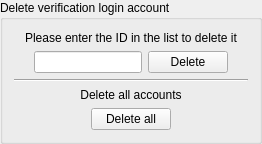
        <widget class="QGroupBox" name="groupBox_delete">
         <property name="title">
          <string>Delete verification login account</string>
         </property>
         <layout class="QHBoxLayout" name="horizontalLayout_13">
          <item>
           <layout class="QVBoxLayout" name="verticalLayout_9">
            <item>
             <layout class="QVBoxLayout" name="verticalLayout_3">
              <item>
               <widget class="QLabel" name="label_8">
                <property name="text">
                 <string>&lt;html&gt;&lt;head/&gt;&lt;body&gt;&lt;p align=&quot;center&quot;&gt;Please enter the ID in the list to delete it&lt;/p&gt;&lt;/body&gt;&lt;/html&gt;</string>
                </property>
               </widget>
              </item>
              <item>
               <layout class="QHBoxLayout" name="horizontalLayout_2">
                <property name="leftMargin">
                 <number>20</number>
                </property>
                <property name="rightMargin">
                 <number>20</number>
                </property>
                <item>
                 <widget class="QLineEdit" name="id_edit">
                  <property name="sizePolicy">
                   <sizepolicy hsizetype="Preferred" vsizetype="Fixed">
                    <horstretch>0</horstretch>
                    <verstretch>0</verstretch>
                   </sizepolicy>
                  </property>
                 </widget>
                </item>
                <item>
                 <widget class="QPushButton" name="delete_button">
                  <property name="sizePolicy">
                   <sizepolicy hsizetype="Fixed" vsizetype="Fixed">
                    <horstretch>0</horstretch>
                    <verstretch>0</verstretch>
                   </sizepolicy>
                  </property>
                  <property name="text">
                   <string>Delete</string>
                  </property>
                 </widget>
                </item>
               </layout>
              </item>
             </layout>
            </item>
            <item>
             <layout class="QVBoxLayout" name="verticalLayout_4">
              <item>
               <widget class="Line" name="line_4">
                <property name="orientation">
                 <enum>Qt::Horizontal</enum>
                </property>
               </widget>
              </item>
              <item>
               <widget class="QLabel" name="label_7">
                <property name="text">
                 <string>&lt;html&gt;&lt;head/&gt;&lt;body&gt;&lt;p align=&quot;center&quot;&gt;Delete all accounts&lt;/p&gt;&lt;/body&gt;&lt;/html&gt;</string>
                </property>
               </widget>
              </item>
              <item alignment="Qt::AlignHCenter">
               <widget class="QPushButton" name="delete_local_button">
                <property name="sizePolicy">
                 <sizepolicy hsizetype="Fixed" vsizetype="Fixed">
                  <horstretch>0</horstretch>
                  <verstretch>0</verstretch>
                 </sizepolicy>
                </property>
                <property name="text">
                 <string>Delete all</string>
                </property>
               </widget>
              </item>
             </layout>
            </item>
           </layout>
          </item>
         </layout>
        </widget>
